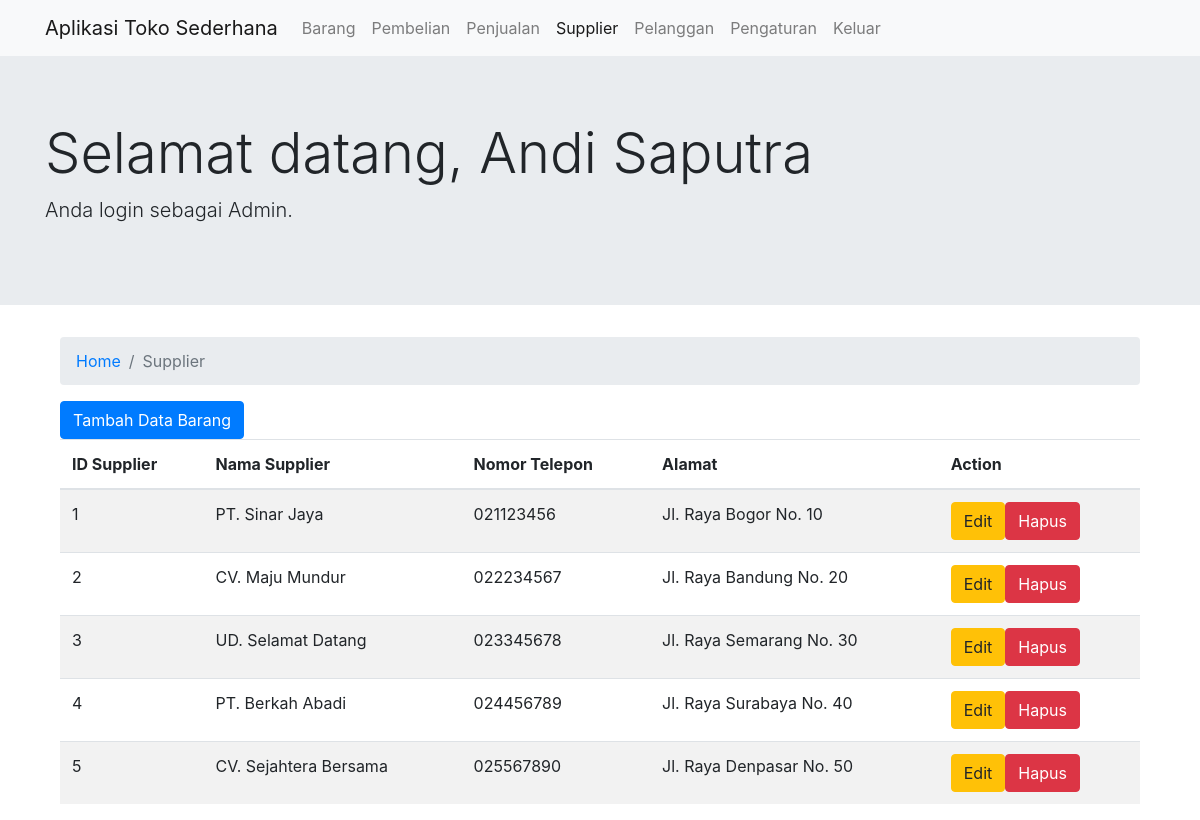
/home.php?halaman=supplier (signed in), run on the app's committed database.
### tables this page shows
CREATE TABLE `HakAkses` (
  `IdAkses` int(5) NOT NULL,
  `NamaAkses` varchar(10) DEFAULT NULL,
  `Keterangan` varchar(100) DEFAULT NULL,
  PRIMARY KEY (`IdAkses`)
);

CREATE TABLE `Supplier` (
  `IdSupplier` int(5) NOT NULL,
  `NamaSupplier` varchar(100) DEFAULT NULL,
  `NoTelp` varchar(32) DEFAULT NULL,
  `Alamat` varchar(100) DEFAULT NULL,
  PRIMARY KEY (`IdSupplier`)
);

### home.php (the view, shortened to what this page needs)
<?php
require_once "config.php";
$data_pengguna = $_SESSION;
$sql = "SELECT NamaAkses FROM hakakses WHERE IdAkses = " . $data_pengguna['IdAkses'];
$result = $conn->query($sql);
$nama_akses = $result->fetch_assoc();
$menu = array(
  "barang" => "Barang",
  "pembelian" => "Pembelian",
  "penjualan" => "Penjualan",
  "supplier" => "Supplier",
  "pelanggan" => "Pelanggan",
  "pengaturan" => "Pengaturan",
  "logout"  => "Keluar"
);
$halaman = isset($_GET['halaman']) ? $_GET['halaman'] : "";
function tampil_supplier($conn) {
  $sql = "SELECT * FROM supplier";
  $result = $conn->query($sql);
  if ($result->num_rows > 0) {
    echo "<div class='container'>";
    echo "<nav aria-label='breadcrumb'>";
    echo "<ol class='breadcrumb'>";
    echo "<li class='breadcrumb-item'><a href='home.php'>Home</a></li>";
    echo "<li class='breadcrumb-item active' aria-current='page'>Supplier</li>";
    echo "</ol>";
    echo "</nav>";
    echo "<a href='tambah_barang.php' class='btn btn-primary'>Tambah Data Barang</a>";
    echo "<table class='table table-striped'>";
    echo "<thead>";
    echo "<tr>";
    echo "<th scope='col'>ID Supplier</th>";
    echo "<th scope='col'>Nama Supplier</th>";
    echo "<th scope='col'>Nomor Telepon</th>";
    echo "<th scope='col'>Alamat</th>";
    echo "<th scope='col'>Action</th>";
    echo "</tr>";
    echo "</thead>";
    echo "<tbody>";
    while ($row = $result->fetch_assoc()) {
      echo "<tr>";
      echo "<td>" . $row['IdSupplier'] . "</td>";
      echo "<td>" . $row['NamaSupplier'] . "</td>";
      echo "<td>" . $row['NoTelp'] . "</td>";
      echo "<td>" . $row['Alamat'] . "</td>";
      echo "<td><a href='edit_supplier.php?id=" . $row['IdSupplier'] . "' class='btn btn-warning'>Edit</a><a href='hapus_supplier.php?id=" . $row['IdSupplier'] . "' class='btn btn-danger'>Hapus</a></td>";
      echo "</tr>";
    }
    echo "</tbody>";
    echo "</table>";
    echo "</div>";
  } else {
    echo "<p>Tidak ada data barang.</p>";
  }
}
?>
<!DOCTYPE html>
<html lang="en">
<head>
  <link rel="stylesheet" href="https://stackpath.bootstrapcdn.com/bootstrap/4.5.2/css/bootstrap.min.css">
</head>
<body>
  <nav class="navbar navbar-expand-lg navbar-light bg-light">
    <div class="container">
      <a class="navbar-brand" href="#">Aplikasi Toko Sederhana</a>
      <div class="collapse navbar-collapse" id="navbarSupportedContent">
        <ul class="navbar-nav mr-auto">
          <?php
          foreach ($menu as $key => $value) {
            if ($halaman == $key) {
              echo "<li class='nav-item active'>";
            } else {
              echo "<li class='nav-item'>";
            }
            echo "<a class='nav-link' href='home.php?halaman=$key'>$value</a>";
            echo "</li>";
          }
          ?>
        </ul>
      </div>
    </div>
  </nav>
  <div class="jumbotron jumbotron-fluid">
    <div class="container">
      <h1 class="display-4">Selamat datang, <?php echo $data_pengguna['NamaDepan']; echo " "; echo $data_pengguna['NamaBelakang'] ?></h1>
      <p class="lead">Anda login sebagai <?php echo $nama_akses['NamaAkses']; ?>.</p>
    </div>
  </div>
  <div class="container">
    <?php
    if ($halaman == "") {
      echo "<p>Selamat datang di aplikasi toko sederhana. Silakan pilih menu di atas untuk melihat data-data yang ada.</p>";
    } else {
      if (array_key_exists($halaman, $menu)) {
        $fungsi = "tampil_" . $halaman;
        $fungsi($conn);
      } else {
        echo "<p>Halaman yang Anda minta tidak ditemukan.</p>";
      }
    }
    ?>
  </div>
</body>
</html>

### data on the page
hakakses: NamaAkses "Admin"
supplier: IdSupplier "1", NamaSupplier "PT. Sinar Jaya", NoTelp "021123456", Alamat "Jl. Raya Bogor No. 10"
supplier: IdSupplier "2", NamaSupplier "CV. Maju Mundur", NoTelp "022234567", Alamat "Jl. Raya Bandung No. 20"
supplier: IdSupplier "3", NamaSupplier "UD. Selamat Datang", NoTelp "023345678", Alamat "Jl. Raya Semarang No. 30"
supplier: IdSupplier "4", NamaSupplier "PT. Berkah Abadi", NoTelp "024456789", Alamat "Jl. Raya Surabaya No. 40"
supplier: IdSupplier "5", NamaSupplier "CV. Sejahtera Bersama", NoTelp "025567890", Alamat "Jl. Raya Denpasar No. 50"

### other printed values
$value "Barang"
$value "Pembelian"
$value "Penjualan"
$value "Supplier"
$value "Pelanggan"
$value "Pengaturan"
$value "Keluar"
$data_pengguna['NamaDepan'] "Andi"
$data_pengguna['NamaBelakang'] "Saputra"
